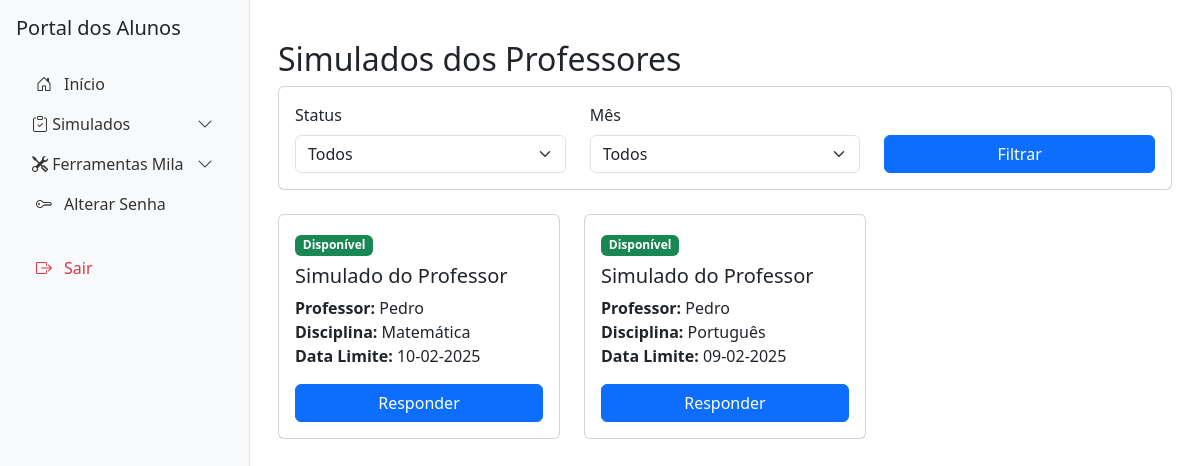
The page /alunos/simulados-professores (signed in) on the database as committed earlier.
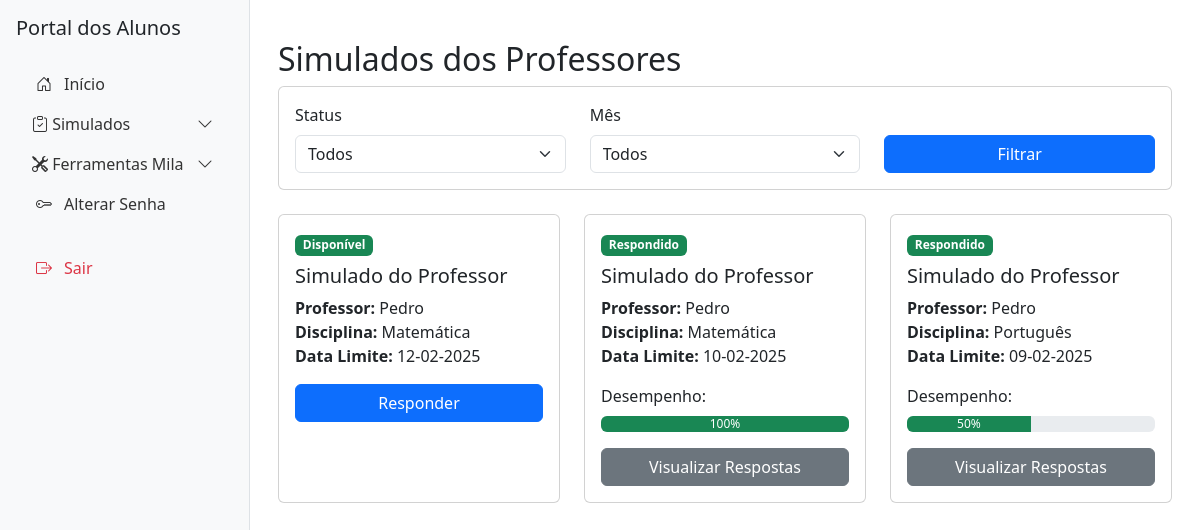
The same page on the database as committed later.
### tables this page shows
CREATE TABLE simulados_gerados_professor (
    id INTEGER PRIMARY KEY AUTOINCREMENT,
    professor_id INTEGER NOT NULL,
    disciplina_id INTEGER NOT NULL,
    serie_id INTEGER NOT NULL,
    data_criacao TIMESTAMP DEFAULT CURRENT_TIMESTAMP, mes_id INTEGER REFERENCES meses(id), status TEXT DEFAULT 'gerado',
    FOREIGN KEY (professor_id) REFERENCES user(id),
    FOREIGN KEY (disciplina_id) REFERENCES disciplinas(id),
    FOREIGN KEY (serie_id) REFERENCES series(id)
);

### routes/simulados.py (the view)
@simulados_bp.route('/alunos/simulados-professores')
@login_required
def listar_simulados_professores():
    if current_user.tipo_usuario_id != 4:  # Apenas alunos podem acessar
        flash("Acesso não autorizado.", "danger")
        return redirect(url_for("index"))
    db = get_db()
    simulados = db.execute("""
        SELECT DISTINCT sgp.id, d.nome AS disciplina_nome, sgp.mes_id,
               strftime('%d-%m-%Y', date(sgp.data_criacao)) as data_envio,
               CASE
                   WHEN ds.id IS NOT NULL THEN 'respondido'
                   ELSE 'disponível'
               END as status,
               u.nome as professor_nome,
               CAST(ROUND(COALESCE(ds.desempenho, 0)) as INTEGER) as nota
        FROM simulados_gerados_professor sgp
        JOIN disciplinas d ON sgp.disciplina_id = d.id
        JOIN usuarios u ON sgp.professor_id = u.id
        LEFT JOIN desempenho_simulado ds ON ds.simulado_id = sgp.id
            AND ds.aluno_id = ? AND ds.tipo_usuario_id = 3
        ORDER BY
            CASE
                WHEN ds.id IS NOT NULL THEN 1
                ELSE 0
            END,
            sgp.data_criacao DESC
    """, [current_user.id]).fetchall()
    meses = [
        (1, "Janeiro"), (2, "Fevereiro"), (3, "Março"),
        (4, "Abril"), (5, "Maio"), (6, "Junho"),
        (7, "Julho"), (8, "Agosto"), (9, "Setembro"),
        (10, "Outubro"), (11, "Novembro"), (12, "Dezembro")
    ]
    return render_template('alunos/simulados_professores.html', simulados=simulados, meses=meses)

### app.py (called while the page is built)
@app.context_processor
def utility_processor():
    return dict(enumerate=enumerate)

@login_manager.user_loader
def load_user(user_id):
    db = get_db()
    cursor = db.cursor()
    cursor.execute("""
        SELECT id, nome, tipo_usuario_id, escola_id, serie_id, turma_id, email, codigo_ibge
        FROM usuarios
        WHERE id = ?
    """, (user_id,))
    user_data = cursor.fetchone()
    if user_data:
        app.logger.info(f"Usuário carregado: {user_data}")
        return User(
            id=user_data[0],
            nome=user_data[1],
            tipo_usuario_id=user_data[2],
            escola_id=user_data[3],
            serie_id=user_data[4],
            turma_id=user_data[5],
            email=user_data[6],
            codigo_ibge=user_data[7]
        )
    app.logger.warning(f"Usuário com ID {user_id} não encontrado.")
    return None

def get_db():
    db = getattr(g, '_database', None)
    if db is None:
        db = g._database = sqlite3.connect(DATABASE)
    return db

@app.teardown_appcontext
def close_connection(exception):
    db = getattr(g, '_database', None)
    if db is not None:
        db.close()

### routes/simulados.py (called while the page is built)
def get_db():
    if 'db' not in g:
        g.db = sqlite3.connect('educacional.db')
        g.db.row_factory = sqlite3.Row
    return g.db

### templates/alunos/simulados_professores.html (shortened to what this page needs)
{% extends "alunos/base_alunos.html" %}
{% block content %}
<div class="container mt-4">
    <h2>Simulados dos Professores</h2>
    <div class="row mb-4">
        <div class="col-md-12">
            <div class="card">
                <div class="card-body">
                    <form id="filtro-form" method="GET" action="{{ url_for('simulados.filtrar_simulados_professores') }}">
                        <div class="row">
                            <div class="col-md-4">
                                <label for="status" class="form-label">Status</label>
                                <select class="form-select" id="status" name="status">
                                    <option value="">Todos</option>
                                </select>
                            </div>
                            <div class="col-md-4">
                                <label for="mes" class="form-label">Mês</label>
                                <select class="form-select" id="mes" name="mes">
                                    <option value="">Todos</option>
                                </select>
                            </div>
                            <div class="col-md-4 d-flex align-items-end">
                                <button type="submit" class="btn btn-primary w-100">
                                     Filtrar
                                </button>
                            </div>
                        </div>
                    </form>
                </div>
            </div>
        </div>
    </div>
    <div class="row" id="lista-simulados">
        {% for simulado in simulados %}
        <div class="col-md-4 mb-4">
            <div class="card h-100">
                <div class="card-body">
                    {% if simulado.status == 'respondido' %}
                    <span class="badge bg-success">Respondido</span>
                    {% else %}
                    <span class="badge bg-success">Disponível</span>
                    {% endif %}
                    <h5 class="card-title mt-2">Simulado do Professor</h5>
                    <p class="card-text">
                        <strong>Professor:</strong> {{ simulado.professor_nome }}<br>
                        <strong>Disciplina:</strong> {{ simulado.disciplina_nome }}<br>
                        <strong>Data Limite:</strong> {{ simulado.data_envio }}
                    </p>
                    {% if simulado.status == 'respondido' %}
                    <div class="mb-3">
                        <label class="form-label">Desempenho:</label>
                        <div class="progress">
                            <div class="progress-bar bg-success" role="progressbar"
                                 style="width: {{ simulado.nota }}%"
                                 aria-valuenow="{{ simulado.nota }}"
                                 aria-valuemin="0"
                                 aria-valuemax="100">
                                {{ simulado.nota }}%
                            </div>
                        </div>
                    </div>
                    {% endif %}
                    <div class="mt-3">
                        {% if simulado.status == 'respondido' %}
                        <a href="{{ url_for('simulados.responder_simulado', simulado_id=simulado.id, origem='professor') }}"
                           class="btn btn-secondary w-100">
                             Visualizar Respostas
                        </a>
                        {% else %}
                        <a href="{{ url_for('simulados.responder_simulado', simulado_id=simulado.id, origem='professor') }}"
                           class="btn btn-primary w-100">
                             Responder
                        </a>
                        {% endif %}
                    </div>
                </div>
            </div>
        </div>
        {% endfor %}
    </div>
</div>
{% endblock %}

### templates/alunos/base_alunos.html (shortened to what this page needs)
{% extends "base.html" %}
{% block sidebar_title %}Portal dos Alunos{% endblock %}
{% block sidebar_content %}
    <a class="nav-link {% if request.endpoint == 'alunos_bp.portal_alunos' %}active{% endif %}" href="{{ url_for('alunos_bp.portal_alunos') }}">
        <i class="bi bi-house-door"></i> Início
    </a>
    <a class="nav-link d-flex justify-content-between align-items-center"
        data-bs-toggle="collapse"
        href="#simuladosMenu"
        role="button"
        aria-expanded="false"
        aria-controls="simuladosMenu">
        <span>
            <i class="bi bi-clipboard-check"></i> Simulados
        </span>
        <i class="bi bi-chevron-down"></i>
    </a>
    <a class="nav-link d-flex justify-content-between align-items-center"
        data-bs-toggle="collapse"
        href="#ferramentasMila"
        role="button"
        aria-expanded="false"
        aria-controls="ferramentasMila">
        <span>
            <i class="bi bi-tools"></i> Ferramentas Mila
        </span>
        <i class="bi bi-chevron-down"></i>
    </a>
    <a class="nav-link {% if request.endpoint == 'alterar_senha' %}active{% endif %}" href="{{ url_for('alterar_senha') }}">
        <i class="bi bi-key"></i> Alterar Senha
    </a>
    <a class="nav-link text-danger mt-4" href="{{ url_for('logout') }}">
        <i class="bi bi-box-arrow-right"></i> Sair
    </a>
{% endblock %}

### templates/base.html (shortened to what this page needs)
<!DOCTYPE html>
<html lang="pt-br">
<head>
    <link href="https://cdn.jsdelivr.net/npm/bootstrap@5.3.0/dist/css/bootstrap.min.css" rel="stylesheet">
    <link href="https://cdn.jsdelivr.net/npm/bootstrap-icons@1.7.2/font/bootstrap-icons.css" rel="stylesheet">
</head>
<body>
    <div class="wrapper">
        <div class="sidebar">
            <h5 class="mb-4">{% block sidebar_title %}Sistema Educacional{% endblock %}</h5>
            <nav class="nav flex-column">
                {% block sidebar_content %}{% endblock %}
            </nav>
        </div>
        <div class="content">
            {% block content %}{% endblock %}
        </div>
    </div>
</body>
</html>

### templates/base.html (style rules this page uses)
body { min-height: 100vh; display: flex; flex-direction: column; }
.wrapper { display: flex; flex: 1; }
.sidebar { width: 250px; min-height: 100vh; background-color: #f8f9fa; border-right: 1px solid #dee2e6; padding: 1rem; }
.content { flex: 1; padding: 1rem; background-color: #fff; }
.nav-link { color: #333; text-decoration: none; padding: 0.5rem 1rem; border-radius: 0.25rem; display: flex; align-items: center; gap: 0.5rem; }
.nav-link i { width: 1.5rem; text-align: center; }

Rows that differ between the two databases and show on the page:
added simulados_gerados_professor: shows "Disponível", professor_nome "Pedro", disciplina_nome "Matemática", data_envio "12-02-2025"
shown differently, row unchanged: simulados_gerados_professor (number 2 of 3 on the later page): nota (not shown) → "100"; text "Disponível Responder" → "Respondido Desempenho: % Visualizar Respostas"
shown differently, row unchanged: simulados_gerados_professor (number 3 of 3 on the later page): nota (not shown) → "50"; text "Disponível Responder" → "Respondido Desempenho: % Visualizar Respostas"
